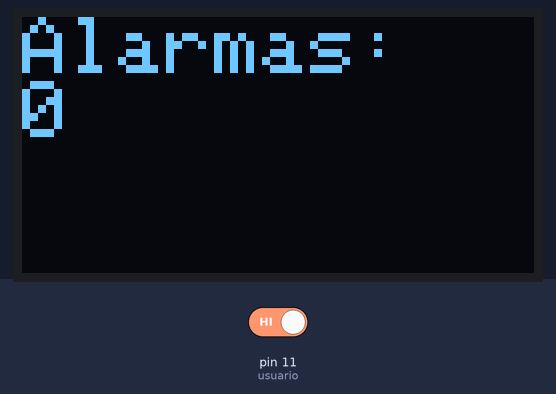
The sketch below on a simulated Arduino Uno, built with avr-gcc and run on an emulated ATmega328P. Parts: 128×64 one-colour display. The inputs (shaded band) are chosen by the test bench; at power-on: pin 11 (usuario) HIGH. What the sketch prints to the serial monitor is not drawn.

Above: at 9.1 s.
9.2 s: pin 11 (usuario) driven LOW
At 9.8 s:
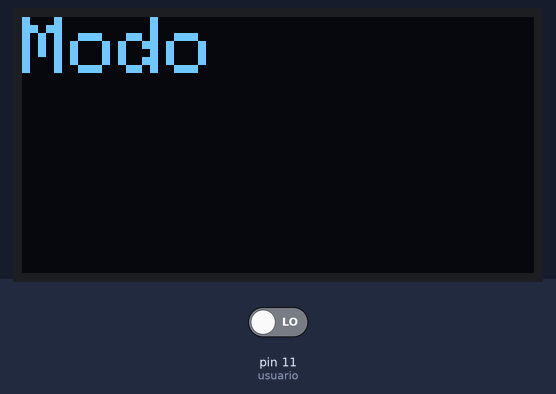
15.0 s: pin 11 (usuario) driven HIGH
At 21.9 s:
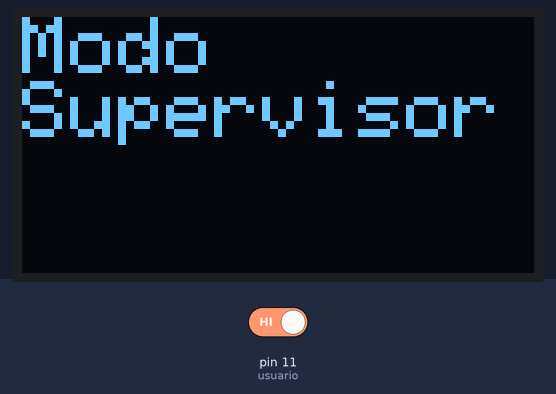
Timing chart, 0 to 23.4 s (numbered marks = the images above; inputs shaded):
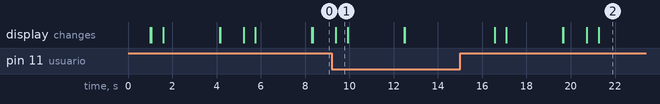

Measured:
- after the input at 15.0 s, the display: first changes after 1.6 s (image 2 shows a later state)
- what the display in image 1 shows lasts 0.5 s, from 9.4 s to 9.9 s

The sketch:

Cortina_Final.ino
```cpp
//////////////////////////////////Pantalla//////////////////////////////////
#include <SPI.h>
#include <Wire.h>
#include <Adafruit_SSD1306.h>
#include <splash.h>
#define OLED_RESET 4
Adafruit_SSD1306 display (OLED_RESET);
//////////////////////////////////Pines//////////////////////////////////
//Pines para el motor
int in1 = 1;
int in2 = 4;

//Pines de los botones
int sube= 5;  //subida
int baja= 6;  //bajada
int autom=7; //automatico

//Pin del fin de carrera
int paro1=8;
int paro2=9;

//Pin de los infrarrojo
int infra1= 2;
int infra2= 3;

//Pin de usuario
int usuario=11;

//Pin de pantalla


//////////////////////////////////Variables//////////////////////////////////
//Define tus variables

int var_sube;
int var_baja;
int var_autom;

int var_paro1;
int var_paro2;

int var_infra1;
int var_infra2;

int var_usuario;

int cambio1=1;
int cambio2=1;
int protocolo=1;

int alarma=0;

//////////////////////////////////void Setup//////////////////////////////////
void setup() {
  //Establece la velocidad de conexión con el monitor serie
  Serial.begin(9600);

  //Establece el pin del sensor como entrada
  pinMode(sube,INPUT);
  pinMode(baja,INPUT);
  pinMode(autom,INPUT);

  pinMode(paro1,INPUT);
  pinMode(paro1,INPUT);

  pinMode(infra1,INPUT);
  pinMode(infra2,INPUT);

  pinMode(usuario,INPUT);

  //Establece la interrupción para el sensor con la siguiente sintaxis:
  //attachInterrupt(digitalPinToInterrupt(pin_del_sensor), función_que_debe_hacer, RISING);
  //attachInterrupt(digitalPinToInterrupt(infra1), protocol, FALLING);
  //attachInterrupt(digitalPinToInterrupt(infra2), protocol, FALLING);

  //Establece los pines del motor como salida
  pinMode(in1, OUTPUT);
  pinMode(in2, OUTPUT);
}


///////////////////////////////////función que realiza la acción de la interrupción//////////////////////////////////
void protocol()
{
  //Inserta tu código aqui de lo que quieres que se realice cuando se detecte un obstaculo
  protocolo==1;
  digitalWrite(in1, LOW);
  digitalWrite(in2, LOW);
  delay(300);
  if (protocolo==1)
    {
      delay(7000);
      Serial.println("OBJETO DETECTADO");
      delay(1000);
      Serial.println("PARO DE EMERGENCIA");
      delay(1000);
      protocolo=0;
      cambio1=1;
      alarma=alarma+1;
    }
  else if (var_paro1==1 && cambio1==1)
    {
      //Sube
      digitalWrite(in1, LOW);
      digitalWrite(in2, HIGH);
      delay(300);
    }
  else
    {
      digitalWrite(in1, LOW);
      digitalWrite(in2, LOW);
      delay(300);
      cambio1=0;
    }

}


//////////////////////////////////leer tipo de usuario//////////////////////////////////
int usu_ario()
{
  //lee el pin de operador y de supervisor
  var_usuario=digitalRead(usuario);

  //Implementa un condicional para leer el tipo de usuario
  if(var_usuario == 0)
  {
    //Serial.println("Modo Supervisor");
    return 0;
  }
  else if(var_usuario== 1)
  {
    //Serial.println("Modo Operador");
    return 1;
  }
  else
  {
    Serial.println(" ");
    return 2;
  }
}


//////////////////////////////////Modo Manual//////////////////////////////////
void manual()
{
  Serial.println("Modo Manual");
  delay(1000);

  //lee los pines para subir y bajar la cortina
  var_sube=digitalRead(sube);
  var_baja=digitalRead(baja);
  //Paro de carrera
  var_paro1=digitalRead(paro1);
  var_paro2=digitalRead(paro2);

  //Comenzamos con los motores apagados
  digitalWrite(in1, LOW);
  digitalWrite(in2, LOW);

  //Creamos un condicional para detectar el boton de subir y el boton de bajar
  if(var_paro1 == 1 && var_sube == 0)
  {
    //Sube
    digitalWrite(in1, LOW);
    digitalWrite(in2, HIGH);
    delay(300);
  }
  else if(var_paro2 == 1 && var_baja == 0)
  {
    //Baja
    digitalWrite(in1, HIGH);
    digitalWrite(in2, LOW);
    delay(300);
  }
}


//////////////////////////////////Modo automático//////////////////////////////////
void automatico()
{
  Serial.println("Modo Automatico");
  delay(1000);

  if (var_paro1==1 && cambio1==1)
  {
    //Sube
    digitalWrite(in1, LOW);
    digitalWrite(in2, HIGH);
    delay(300);
  }
  else
  {
    cambio1=0;
    cambio2=1;
    delay(500);
    //Baja
    digitalWrite(in1, HIGH);
    digitalWrite(in2, LOW);
    delay(300);
    if (var_paro2==1 && cambio2==1)
    {
    digitalWrite(in1, HIGH);
    digitalWrite(in2, LOW);
    delay(300);
    }
    else
    {
    cambio2=0;
    digitalWrite(in1, LOW);
    digitalWrite(in2, HIGH);
    delay(300);
    cambio1=1;
    }
  }

}

//////////////////////////////////Modo operador//////////////////////////////////
void modo_operador()
{
  //Leer los botones de manual y automático
  var_autom = digitalRead(autom);

  //Crear un condicional para realizar el modo manual o el modo automático
  if(var_autom == 1)
  {
    manual();
  }
  else if(var_autom == 0)
  {
    automatico();
  }
}


//////////////////////////////////Modo supervisor//////////////////////////////////
void modo_supervisor()
{
  Serial.print("Numero de alarmas: ");
  delay(1000);
  Serial.println(alarma);
  delay(1000);
  //Pantalla
  display.begin(SSD1306_SWITCHCAPVCC, 0x3C);
  display.clearDisplay();
  display.setTextSize(2);
  display.setTextColor(WHITE);
  display.setCursor(0,0);
  display.println("Alarmas:");
  display.display();
  display.println(alarma);
  display.display();
  //modo_operador();
}

//////////////////////////////////void loop//////////////////////////////////
void loop() {
  //declarar una variable tipo entero que lea el tipo de usuario
  int tipo_usuario;

  tipo_usuario = usu_ario();
  //Serial.print("Tipo de usuario: ");
  //Serial.println(tipo_usuario);

  //Crear un condicional para seleccionar operador o supervisor
  if(tipo_usuario == 1)
  {
    Serial.println("Modo Supervisor");
    delay(1000);
    //Display
    display.begin(SSD1306_SWITCHCAPVCC, 0x3C);
    display.clearDisplay();
    display.setTextSize(2);
    display.setTextColor(WHITE);
    display.setCursor(0,0);
    display.println("Modo");
    display.display();
    delay(500);
    display.println("Supervisor");
    display.display();
    delay(500);

    modo_supervisor();
  }
  else if(tipo_usuario == 0)
  {
    Serial.println("Modo Operador");
    delay(1000);
    //modo_operador();
  }

}
```
